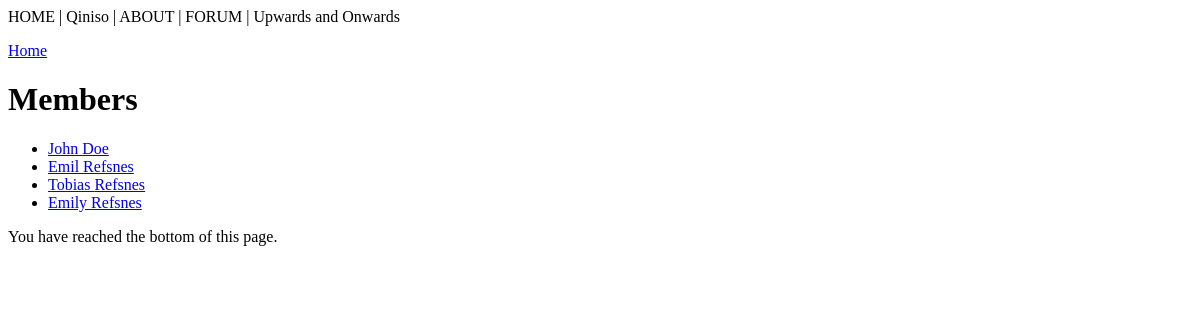
/members/, run on an earlier commit of the app's database.
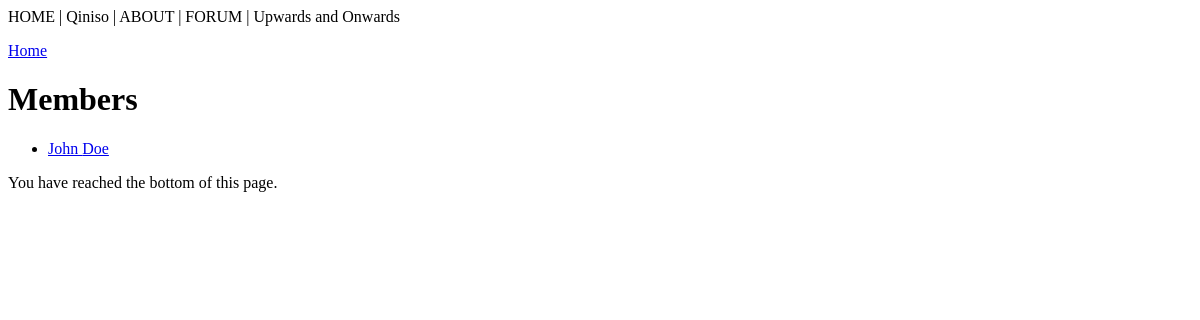
And on a later commit of the database.
### members/models.py (models this page shows)
class Member(models.Model):
    first_name = models.CharField(max_length=255)
    last_name = models.CharField(max_length=255)
    email = models.EmailField(null=True) #phone
    joined_date = models.DateField(null=True) #joined_date

### members/views.py (the view)
# urls.py: path('members/', views.members, name='members'),
def members(request):
    members = Member.objects.all()
    template = loader.get_template('all_members.html')
    membersDict = {'members' : members}
    return HttpResponse(template.render(membersDict, request))

### members/templates/all_members.html (shortened to what this page needs)
{% extends "master.html" %}
{% block content %}
    <h1>Members</h1>
    <ul>
        {% for member in members %}
            <li><a href="details/{{member.id}}">{{member.first_name}} {{member.last_name}}</a></li>
        {% empty %}
            <p>
              There are no members currently.
            </p>
        {% endfor %}
    </ul>
{% endblock %}

What changed in the data, as far as the page shows it:
removed Member: first_name "Emil", last_name "Refsnes"
removed Member: first_name "Tobias", last_name "Refsnes"
removed Member: first_name "Emily", last_name "Refsnes"
